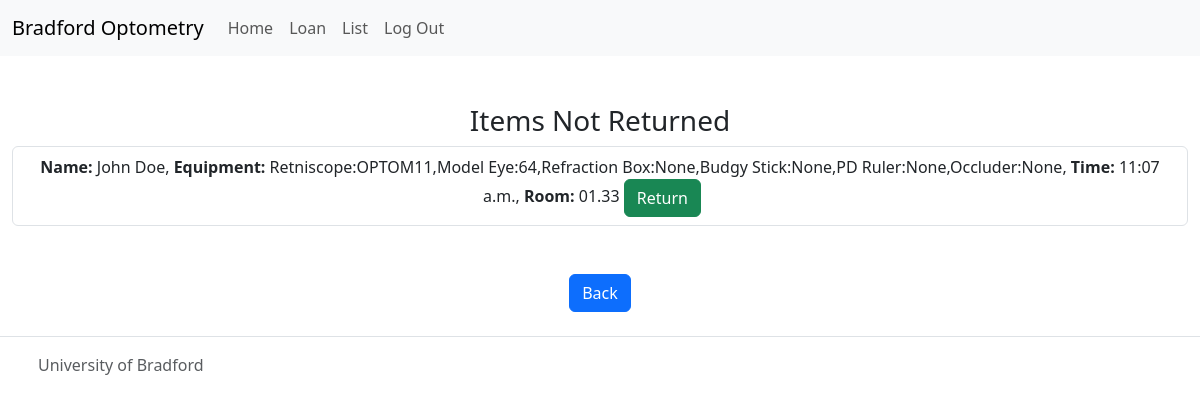
Page /list/not_returned (signed in) on the committed database.
### loan/models.py (models this page shows, shortened)
class Loan(models.Model):
    student = models.ForeignKey(Student, on_delete=models.CASCADE)
    equipment = models.CharField(max_length=250)
    date = models.DateField(auto_now_add=True)
    time_taken = models.TimeField(auto_now_add=True)
    time_returned = models.TimeField(auto_now_add=False, default='12:00')
    room = models.CharField(max_length=10, default="0.00")
    equipment_returned = models.CharField(max_length=250, default="None")
    all_returned = models.BooleanField(default=False)

class Student(models.Model):
    name = models.CharField(max_length=150)
    surname = models.CharField(max_length=150)
    student_nr = models.CharField(max_length=15)

### list/views.py (the view)
# urls.py: path('not_returned', views.not_returned, name='not_returned'),
def not_returned(request):
    list = Loan.objects.filter(all_returned=False)
    return render(request, 'not_returned.html', {'list': list})

### templates/not_returned.html
{% extends 'base.html' %}
{% load static %}
{% block content %}
  <div class="row justify-content-center mt-5">
    <div class="col justify-content-center d-grid" >
    {% if list|length > 0 %}
     <h3>Items Not Returned</h3>
      <ul class="list-group">
        {% for item in list %}
        <li class="list-group-item">
          <strong>Name:</strong> {{item.student.name}} {{item.student.surname}},
          <strong>Equipment:</strong> {{item.equipment}},
          <strong>Time:</strong> {{item.time_taken}},
          <strong>Room:</strong> {{item.room}}
          <a class="btn btn-success me-3" href="{% url 'returns' item.pk %}">
            Return
          </a>
        </li>
        {% endfor %}
      </ul>
      {% else %}
      <h3>All items returned</h3>
      {% endif %}
    </div>
  </div>
  <a class="btn btn-primary mt-5" href="{% url 'list' %}">Back</a>
{% endblock %}

### rows in the picture
Loan: student.name "John", student.surname "Doe", equipment "Retniscope:OPTOM11,Model Eye:64,Refraction Box:None,Budgy Stick:None,PD Ruler:None,Occluder:None", time_taken "11:07 a.m.", room "01.33"
